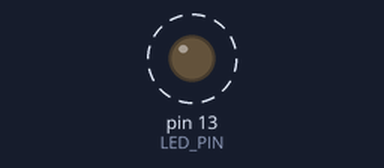
Simulated run of this sketch. Board: Arduino Uno, built with avr-gcc and run on an emulated ATmega328P. Parts: output pins drawn as LEDs (lit = HIGH). Dashed ring = blinking.

Above: at 0.6 s.
Timing chart, 0 to 3.0 s (numbered marks = the images above):
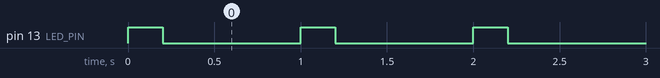

The sketch:

02_blink_variables.ino
```cpp
/*
  02 - Blink with Variables
  Same circuit as sketch 01, but the settings live at the top
  so they are easy to change. Try different values!

  Wiring:
    Pin 13 -> 220 ohm resistor -> LED long leg (+)
    LED short leg (-) -> GND
*/

const int LED_PIN = 13;   // Which pin the LED is on
const int ON_TIME = 200;  // How long the LED stays on (milliseconds)
const int OFF_TIME = 800; // How long the LED stays off (milliseconds)

void setup() {
  pinMode(LED_PIN, OUTPUT);
}

void loop() {
  digitalWrite(LED_PIN, HIGH);
  delay(ON_TIME);
  digitalWrite(LED_PIN, LOW);
  delay(OFF_TIME);
}

/*
  Try this:
    - ON_TIME = 50, OFF_TIME = 50   -> fast flicker
    - ON_TIME = 1000, OFF_TIME = 100 -> mostly on
    - Moving the LED to another pin? Only change LED_PIN.
*/
```

Measured:
- by itself, pin 13 (LED_PIN): alternates HIGH for 0.20 s and LOW for 0.80 s
